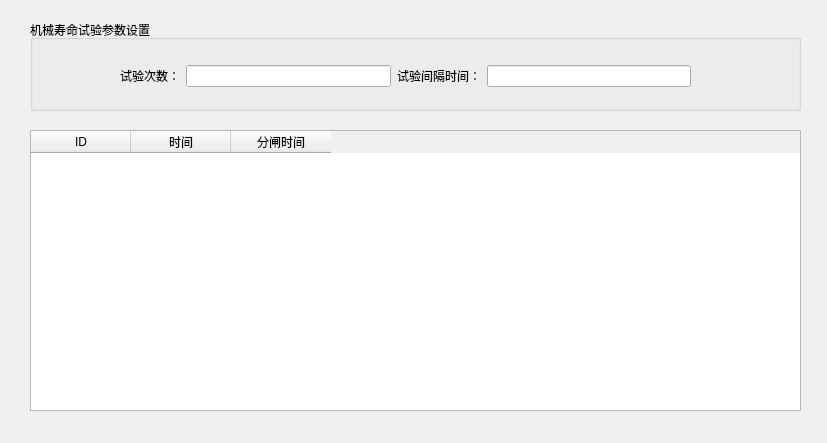
<?xml version="1.0" encoding="UTF-8"?>
<ui version="4.0">
 <class>LifeTest</class>
 <widget class="QDialog" name="LifeTest">
  <property name="geometry">
   <rect>
    <x>0</x>
    <y>0</y>
    <width>827</width>
    <height>443</height>
   </rect>
  </property>
  <property name="windowTitle">
   <string>机械寿命试验</string>
  </property>
  <widget class="QGroupBox" name="groupBox">
   <property name="geometry">
    <rect>
     <x>30</x>
     <y>20</y>
     <width>771</width>
     <height>91</height>
    </rect>
   </property>
   <property name="title">
    <string>机械寿命试验参数设置</string>
   </property>
   <widget class="QWidget" name="layoutWidget">
    <property name="geometry">
     <rect>
      <x>90</x>
      <y>40</y>
      <width>571</width>
      <height>32</height>
     </rect>
    </property>
    <layout class="QHBoxLayout" name="horizontalLayout">
     <item>
      <widget class="QLabel" name="label">
       <property name="text">
        <string>试验次数：</string>
       </property>
      </widget>
     </item>
     <item>
      <widget class="QLineEdit" name="test_time"/>
     </item>
     <item>
      <widget class="QLabel" name="label_2">
       <property name="text">
        <string>试验间隔时间：</string>
       </property>
      </widget>
     </item>
     <item>
      <widget class="QLineEdit" name="interval_time"/>
     </item>
    </layout>
   </widget>
  </widget>
  <widget class="QTableWidget" name="tableWidget">
   <property name="geometry">
    <rect>
     <x>30</x>
     <y>130</y>
     <width>771</width>
     <height>281</height>
    </rect>
   </property>
   <column>
    <property name="text">
     <string>ID</string>
    </property>
   </column>
   <column>
    <property name="text">
     <string>时间</string>
    </property>
   </column>
   <column>
    <property name="text">
     <string>分闸时间</string>
    </property>
   </column>
  </widget>
 </widget>
 <resources/>
 <connections/>
</ui>
